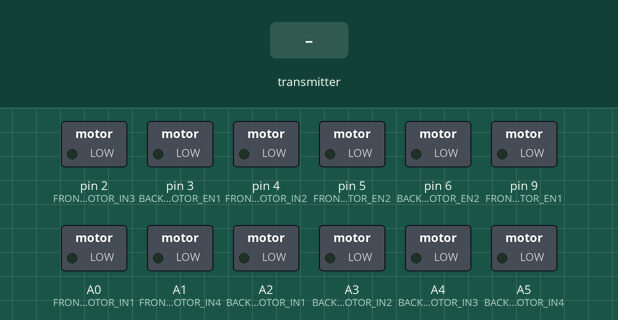
This sketch was run on a simulated Arduino Uno, built with avr-gcc and run on an emulated ATmega328P. Shown: switched loads named in the sketch (green lamp = pin HIGH). The inputs (shaded band) are chosen by the test bench. No radio packets arrive unless stated; what the sketch prints to the serial monitor is not drawn.

Above: at 1.2 s.
1.3 s: the transmitter starts sending x = 0
At 2.1 s:
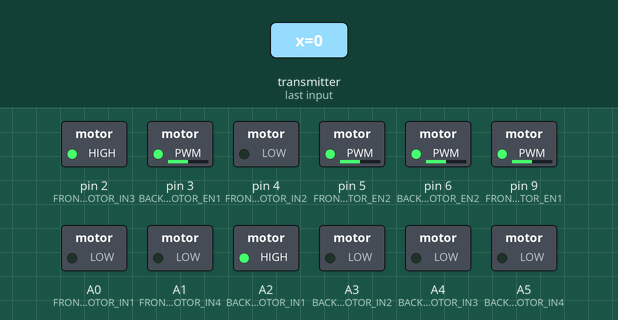
2.8 s: the transmitter starts sending y = 256
At 3.3 s:
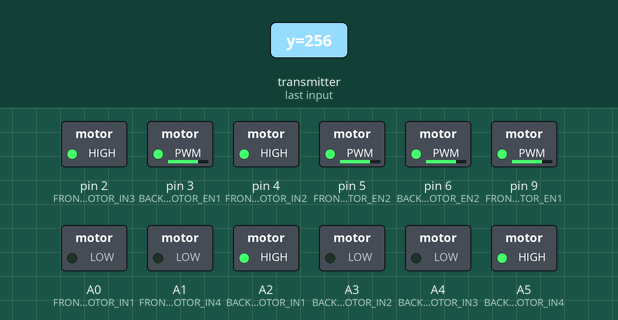
4.3 s: the transmitter starts sending x = 512
At 5.5 s:
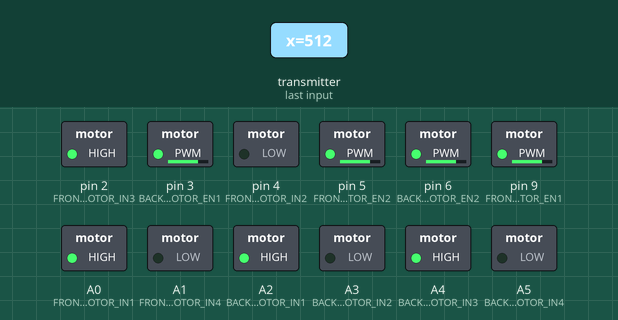
5.8 s: the transmitter starts sending y = 0
At 6.8 s:
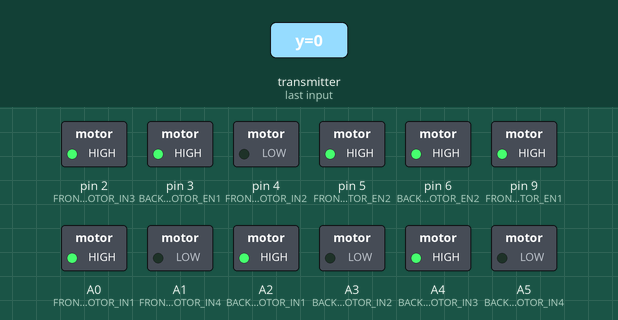
7.3 s: the transmitter starts sending x = 1023
At 7.9 s:
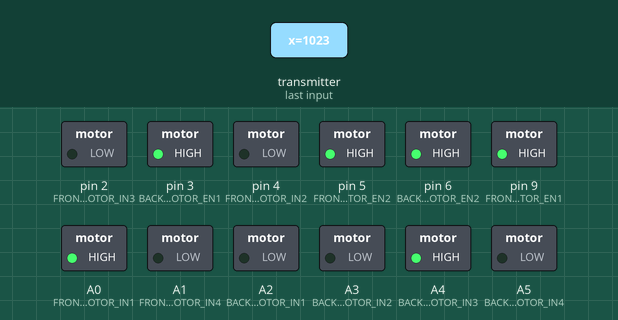
8.8 s: the transmitter starts sending y = 512
At 9.1 s:
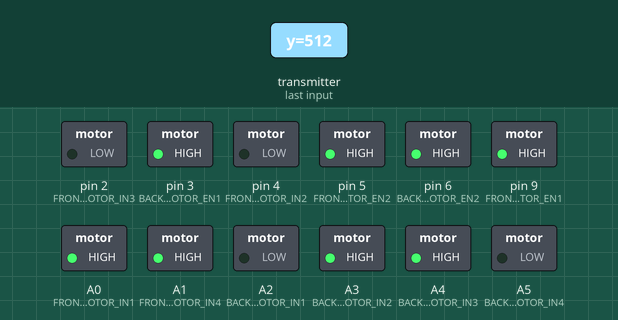
Timing chart, 0 to 11.3 s (numbered marks = the images above; inputs shaded):
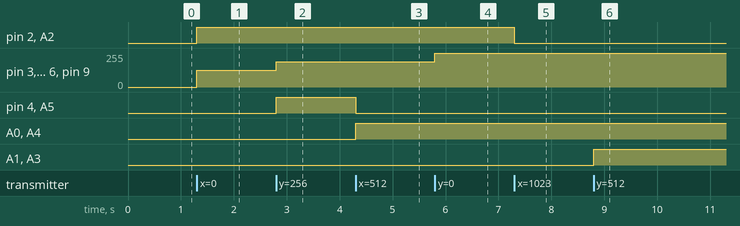

Measured:
- after the input at 1.3 s, pin 2 (FRONT_MOTOR_IN3), A2 (BACK_MOTOR_IN1): LOW → HIGH at once; pin 3 (BACK_MOTOR_EN1), pin 5 (FRONT_MOTOR_EN2), pin 6 (BACK_MOTOR_EN2), pin 9 (FRONT_MOTOR_EN1): 0/255 → 127/255 at once
- after the input at 2.8 s, pin 3 (BACK_MOTOR_EN1), pin 5 (FRONT_MOTOR_EN2), pin 6 (BACK_MOTOR_EN2), pin 9 (FRONT_MOTOR_EN1): 127/255 → 191/255 at once; pin 4 (FRONT_MOTOR_IN2), A5 (BACK_MOTOR_IN4): LOW → HIGH at once
- after the input at 4.3 s, pin 4 (FRONT_MOTOR_IN2), A5 (BACK_MOTOR_IN4): HIGH → LOW at once; A0 (FRONT_MOTOR_IN1), A4 (BACK_MOTOR_IN3): LOW → HIGH at once
- after the input at 5.8 s, pin 3 (BACK_MOTOR_EN1), pin 5 (FRONT_MOTOR_EN2), pin 6 (BACK_MOTOR_EN2), pin 9 (FRONT_MOTOR_EN1): 191/255 → 255/255 at once
- after the input at 7.3 s, pin 2 (FRONT_MOTOR_IN3), A2 (BACK_MOTOR_IN1): HIGH → LOW at once
- after the input at 8.8 s, A1 (FRONT_MOTOR_IN4), A3 (BACK_MOTOR_IN2): LOW → HIGH at once

The sketch:

RX_final.ino
```cpp
#include <SPI.h>
#include <RF24.h>

// NRF24L01 Pin Definitions
#define CE_PIN 7
#define CSN_PIN 8
/// connect sck-13 mosi-11 miso - 12
// Front Motor Driver Pin Definitions
#define FRONT_MOTOR_EN1 9   // Enable/PWM for front left motor
#define FRONT_MOTOR_EN2 5   // Enable/PWM for front right motor
#define FRONT_MOTOR_IN1 A0   // Direction control for front right motor
#define FRONT_MOTOR_IN2 4   // Direction control for front right motor
#define FRONT_MOTOR_IN3 2  // Direction control for front left motor
#define FRONT_MOTOR_IN4 A1  // Direction control for front left motor

// Back Motor Driver Pin Definitions
#define BACK_MOTOR_EN1 3    // Enable/PWM for back left motor
#define BACK_MOTOR_EN2 6    // Enable/PWM for back right motor
#define BACK_MOTOR_IN1 A2   // Direction control for back left motor
#define BACK_MOTOR_IN2 A3   // Direction control for back left motor
#define BACK_MOTOR_IN3 A4   // Direction control for back right motor
#define BACK_MOTOR_IN4 A5   // Direction control for back right motor

RF24 radio(CE_PIN, CSN_PIN);
const byte address[6] = "00001";

struct JoystickData {
  int x;
  int y;
  bool button;
};

JoystickData joystickData;

void setup() {
  Serial.begin(9600);
  initMotorPins();

  if (!radio.begin()) {
    Serial.println("Radio hardware not responding!");
    while (1) {}
  }

  radio.openReadingPipe(0, address);
  radio.setPALevel(RF24_PA_LOW);
  radio.setDataRate(RF24_250KBPS);
  radio.setChannel(76);
  radio.startListening();

  Serial.println("Robot Car Receiver initialized");
}

void initMotorPins() {
  pinMode(FRONT_MOTOR_EN1, OUTPUT);
  pinMode(FRONT_MOTOR_EN2, OUTPUT);
  pinMode(FRONT_MOTOR_IN1, OUTPUT);
  pinMode(FRONT_MOTOR_IN2, OUTPUT);
  pinMode(FRONT_MOTOR_IN3, OUTPUT);
  pinMode(FRONT_MOTOR_IN4, OUTPUT);

  pinMode(BACK_MOTOR_EN1, OUTPUT);
  pinMode(BACK_MOTOR_EN2, OUTPUT);
  pinMode(BACK_MOTOR_IN1, OUTPUT);
  pinMode(BACK_MOTOR_IN2, OUTPUT);
  pinMode(BACK_MOTOR_IN3, OUTPUT);
  pinMode(BACK_MOTOR_IN4, OUTPUT);
}

void loop() {
  if (radio.available()) {
    radio.read(&joystickData, sizeof(joystickData));

    int mappedX = map(joystickData.x, 0, 1023, -100, 100);
    int mappedY = map(joystickData.y, 0, 1023, -100, 100);

    if (abs(mappedX) < 10) mappedX = 0;
    if (abs(mappedY) < 10) mappedY = 0;

    controlRobotMovement(mappedX, mappedY);
  }
}

void controlRobotMovement(int x, int y) {
  // Calculate wheel speeds for differential steering
  int leftSpeed = y + x;
  int rightSpeed = y - x;

  leftSpeed = constrain(leftSpeed, -100, 100);
  rightSpeed = constrain(rightSpeed, -100, 100);

  // Front Motors Control
  controlMotorPair(
    FRONT_MOTOR_EN1, FRONT_MOTOR_EN2,
    FRONT_MOTOR_IN1, FRONT_MOTOR_IN2,
    FRONT_MOTOR_IN3, FRONT_MOTOR_IN4,
    leftSpeed, rightSpeed
  );

  // Back Motors Control
  controlMotorPair(
    BACK_MOTOR_EN1, BACK_MOTOR_EN2,
    BACK_MOTOR_IN1, BACK_MOTOR_IN2,
    BACK_MOTOR_IN3, BACK_MOTOR_IN4,
    leftSpeed, rightSpeed
  );
}

void controlMotorPair(int enablePin1, int enablePin2, int in1, int in2, int in3, int in4, int leftSpeed, int rightSpeed) {
  // Left motor control
  if (leftSpeed > 0) {
    digitalWrite(FRONT_MOTOR_IN3, LOW);
    digitalWrite(FRONT_MOTOR_IN4, HIGH);
    digitalWrite(BACK_MOTOR_IN1, LOW);
    digitalWrite(BACK_MOTOR_IN2, HIGH);
  } else if (leftSpeed < 0) {
    digitalWrite(FRONT_MOTOR_IN3, HIGH);
    digitalWrite(FRONT_MOTOR_IN4, LOW);
    digitalWrite(BACK_MOTOR_IN1, HIGH);
    digitalWrite(BACK_MOTOR_IN2, LOW);
  } else {
    digitalWrite(FRONT_MOTOR_IN3, LOW);
    digitalWrite(FRONT_MOTOR_IN4, LOW);
    digitalWrite(BACK_MOTOR_IN1, LOW);
    digitalWrite(BACK_MOTOR_IN2, LOW);
  }
  analogWrite(enablePin1, map(abs(leftSpeed), -100, 100, 0, 255));
  analogWrite(enablePin2, map(abs(leftSpeed), -100, 100, 0, 255));
  // Right motor control
  if (rightSpeed > 0) {
    digitalWrite(FRONT_MOTOR_IN1, LOW);
    digitalWrite(FRONT_MOTOR_IN2, HIGH);
    digitalWrite(BACK_MOTOR_IN3, LOW);
    digitalWrite(BACK_MOTOR_IN4, HIGH);
  } else if (rightSpeed < 0) {
    digitalWrite(FRONT_MOTOR_IN1, HIGH);
    digitalWrite(FRONT_MOTOR_IN2, LOW);
    digitalWrite(BACK_MOTOR_IN3, HIGH);
    digitalWrite(BACK_MOTOR_IN4, LOW);

  } else {
    digitalWrite(FRONT_MOTOR_IN1, LOW);
    digitalWrite(FRONT_MOTOR_IN2, LOW);
    digitalWrite(BACK_MOTOR_IN3, LOW);
    digitalWrite(BACK_MOTOR_IN4, LOW);
  }
  analogWrite(enablePin2, map(abs(rightSpeed), -100, 100, 0, 255));
  analogWrite(enablePin1 , map(abs(rightSpeed), -100, 100, 0, 255));
}

void stopMotors() {
  // Front Motors
  digitalWrite(FRONT_MOTOR_IN1, LOW);
  digitalWrite(FRONT_MOTOR_IN2, LOW);
  digitalWrite(FRONT_MOTOR_IN3, LOW);
  digitalWrite(FRONT_MOTOR_IN4, LOW);
  analogWrite(FRONT_MOTOR_EN1, 0);
  analogWrite(FRONT_MOTOR_EN2, 0);

  // Back Motors
  digitalWrite(BACK_MOTOR_IN1, LOW);
  digitalWrite(BACK_MOTOR_IN2, LOW);
  digitalWrite(BACK_MOTOR_IN3, LOW);
  digitalWrite(BACK_MOTOR_IN4, LOW);
  analogWrite(BACK_MOTOR_EN1, 0);
  analogWrite(BACK_MOTOR_EN2, 0);
}
```
